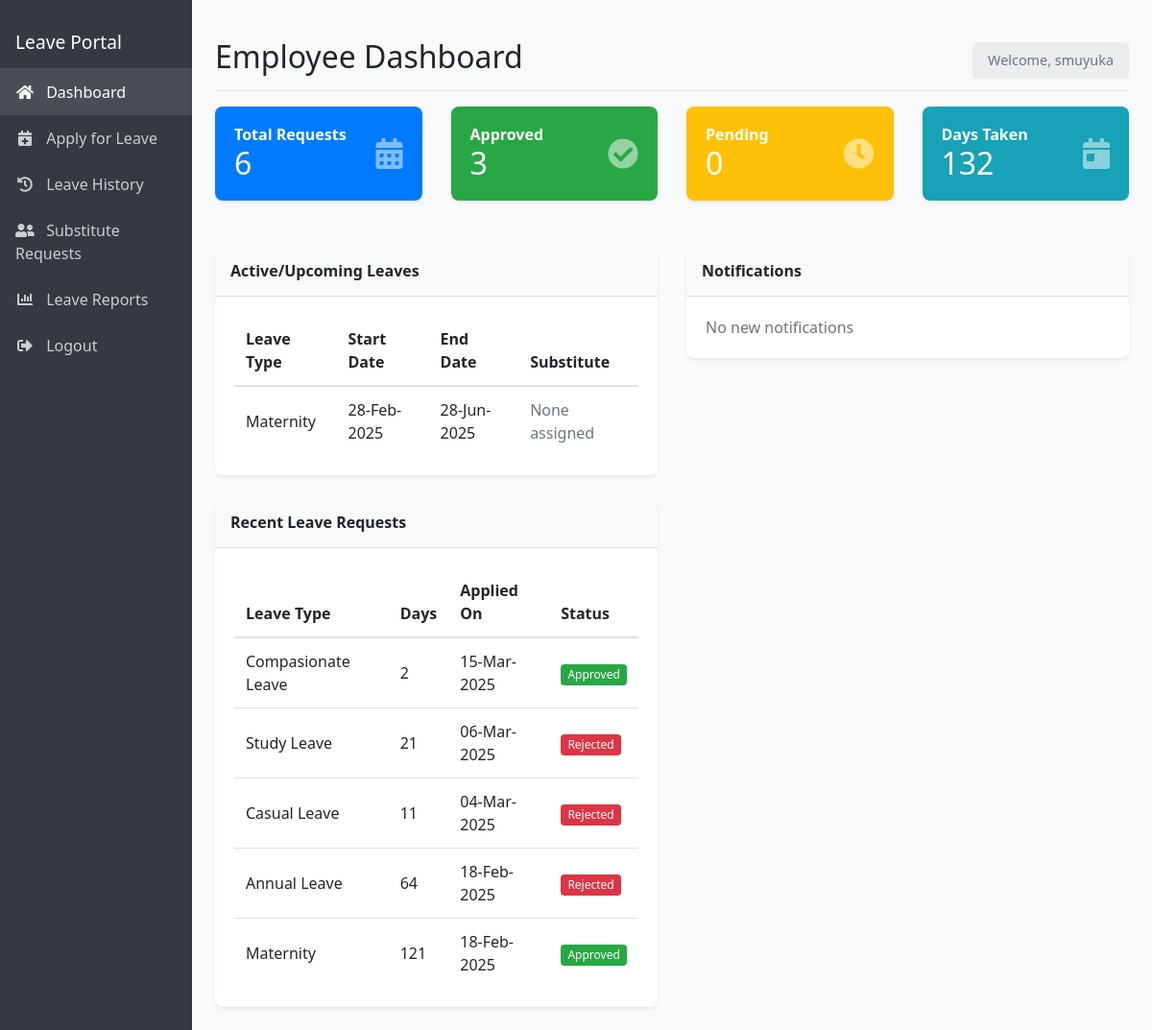
/employee/dashboard.php (signed in), run on the app's committed database.
### tables this page shows
CREATE TABLE `leave_requests` (
  `RequestID` int(11) NOT NULL,
  `UserID` int(11) NOT NULL,
  `LeaveTypeID` int(11) NOT NULL,
  `StartDate` date NOT NULL,
  `EndDate` date NOT NULL,
  `Reason` text NOT NULL,
  `Status` enum('Pending','Approved','Rejected') DEFAULT 'Pending',
  `AppliedOn` timestamp NOT NULL DEFAULT current_timestamp(),
  `ProcessedBy` varchar(255) DEFAULT NULL,
  `ProcessedDate` timestamp NULL DEFAULT NULL,
  `RejectionReason` text DEFAULT NULL
);

CREATE TABLE `leave_types` (
  `LeaveTypeID` int(11) NOT NULL,
  `LeaveName` varchar(50) NOT NULL,
  `Description` text DEFAULT NULL,
  `MaxDays` int(11) NOT NULL,
  `Status` tinyint(1) DEFAULT 1
);

### employee/dashboard.php (the view, shortened to what this page needs)
<?php
include "../includes/dbconnect.php";
$userID = $_SESSION['UserID'];
$username = $_SESSION['Username'];
$year = date('Y');
$statsQuery = "SELECT
    COUNT(*) as total_requests,
    SUM(CASE WHEN Status = 'Approved' THEN 1 ELSE 0 END) as approved_requests,
    SUM(CASE WHEN Status = 'Rejected' THEN 1 ELSE 0 END) as rejected_requests,
    SUM(CASE WHEN Status = 'Pending' THEN 1 ELSE 0 END) as pending_requests,
    SUM(CASE
        WHEN Status = 'Approved' THEN DATEDIFF(EndDate, StartDate) + 1
        ELSE 0
    END) as total_days_taken
FROM leave_requests
WHERE UserID = $userID AND YEAR(StartDate) = $year";
$statsResult = mysqli_query($conn, $statsQuery);
$stats = mysqli_fetch_assoc($statsResult);
$recentRequestsQuery = "SELECT lr.*, lt.LeaveName,
                              DATEDIFF(lr.EndDate, lr.StartDate) + 1 as days
                       FROM leave_requests lr
                       JOIN leave_types lt ON lr.LeaveTypeID = lt.LeaveTypeID
                       WHERE lr.UserID = $userID
                       ORDER BY lr.AppliedOn DESC
                       LIMIT 5";
$recentRequests = mysqli_query($conn, $recentRequestsQuery);
$notificationsQuery = "SELECT * FROM notifications
                      WHERE UserID = $userID
                      ORDER BY CreatedAt DESC
                      LIMIT 5";
$notifications = mysqli_query($conn, $notificationsQuery);
$activeQuery = "SELECT lr.*, lt.LeaveName,
                       ls.Status as SubstituteStatus,
                       u.Fullnames as SubstituteName
                FROM leave_requests lr
                JOIN leave_types lt ON lr.LeaveTypeID = lt.LeaveTypeID
                LEFT JOIN leave_substitutes ls ON lr.RequestID = ls.RequestID
                LEFT JOIN users u ON ls.SubstituteID = u.UserID
                WHERE lr.UserID = $userID
                AND lr.Status = 'Approved'
                AND (
                    (CURRENT_DATE BETWEEN lr.StartDate AND lr.EndDate)
                    OR (lr.StartDate BETWEEN CURRENT_DATE AND DATE_ADD(CURRENT_DATE, INTERVAL 7 DAY))
                )
                ORDER BY lr.StartDate ASC";
$activeLeaves = mysqli_query($conn, $activeQuery);
?>
<!DOCTYPE html>
<html lang="en">
<head>
    <link rel="stylesheet" href="https://stackpath.bootstrapcdn.com/bootstrap/4.5.2/css/bootstrap.min.css">
    <link rel="stylesheet" href="https://cdnjs.cloudflare.com/ajax/libs/font-awesome/5.15.3/css/all.min.css">
    <link rel="stylesheet" href="css/employee_dashboard.css">
</head>
<body>
    <div class="container-fluid">
        <div class="row">
            <nav class="col-md-2 d-none d-md-block bg-dark sidebar">
                <div class="sidebar-sticky">
                    <div class="sidebar-header">
                        <h3>Leave Portal</h3>
                    </div>
                    <ul class="nav flex-column">
                        <li class="nav-item">
                            <a class="nav-link active" href="dashboard.php">
                                <i class="fas fa-home"></i> Dashboard
                            </a>
                        </li>
                        <li class="nav-item">
                            <a class="nav-link" href="apply_leave.php">
                                <i class="fas fa-calendar-plus"></i> Apply for Leave
                            </a>
                        </li>
                        <li class="nav-item">
                            <a class="nav-link" href="leave_history.php">
                                <i class="fas fa-history"></i> Leave History
                            </a>
                        </li>
                        <li class="nav-item">
                            <a class="nav-link" href="substitute_requests.php">
                                <i class="fas fa-user-friends"></i> Substitute Requests
                            </a>
                        </li>
                        <li class="nav-item">
                            <a class="nav-link" href="leave_reports.php">
                                <i class="fas fa-chart-bar"></i> Leave Reports
                            </a>
                        </li>
                        <li class="nav-item">
                            <a class="nav-link" href="../logout.php">
                                <i class="fas fa-sign-out-alt"></i> Logout
                            </a>
                        </li>
                    </ul>
                </div>
            </nav>
            <main role="main" class="col-md-10 ml-sm-auto px-4">
                <div class="d-flex justify-content-between flex-wrap flex-md-nowrap align-items-center pt-3 pb-2 mb-3 border-bottom">
                    <h1 class="h2">Employee Dashboard</h1>
                    <div class="btn-toolbar mb-2 mb-md-0">
                        <div class="user-info">
                            Welcome, <?php echo htmlspecialchars($username); ?>
                        </div>
                    </div>
                </div>
                <div class="row mb-4">
                    <div class="col-md-3">
                        <div class="card bg-primary text-white">
                            <div class="card-body">
                                <div class="d-flex justify-content-between align-items-center">
                                    <div>
                                        <h6 class="card-title">Total Requests</h6>
                                        <h2 class="mb-0"><?php echo $stats['total_requests']; ?></h2>
                                    </div>
                                    <i class="fas fa-calendar-alt fa-2x"></i>
                                </div>
                            </div>
                        </div>
                    </div>
                    <div class="col-md-3">
                        <div class="card bg-success text-white">
                            <div class="card-body">
                                <div class="d-flex justify-content-between align-items-center">
                                    <div>
                                        <h6 class="card-title">Approved</h6>
                                        <h2 class="mb-0"><?php echo $stats['approved_requests']; ?></h2>
                                    </div>
                                    <i class="fas fa-check-circle fa-2x"></i>
                                </div>
                            </div>
                        </div>
                    </div>
                    <div class="col-md-3">
                        <div class="card bg-warning text-white">
                            <div class="card-body">
                                <div class="d-flex justify-content-between align-items-center">
                                    <div>
                                        <h6 class="card-title">Pending</h6>
                                        <h2 class="mb-0"><?php echo $stats['pending_requests']; ?></h2>
                                    </div>
                                    <i class="fas fa-clock fa-2x"></i>
                                </div>
                            </div>
                        </div>
                    </div>
                    <div class="col-md-3">
                        <div class="card bg-info text-white">
                            <div class="card-body">
                                <div class="d-flex justify-content-between align-items-center">
                                    <div>
                                        <h6 class="card-title">Days Taken</h6>
                                        <h2 class="mb-0"><?php echo $stats['total_days_taken']; ?></h2>
                                    </div>
                                    <i class="fas fa-calendar-day fa-2x"></i>
                                </div>
                            </div>
                        </div>
                    </div>
                </div>
                <div class="row">
                    <div class="col-md-6">
                        <div class="card mb-4">
                            <div class="card-header">
                                <h5 class="card-title mb-0">Active/Upcoming Leaves</h5>
                            </div>
                            <div class="card-body">
                                <?php if (mysqli_num_rows($activeLeaves) > 0): ?>
                                    <div class="table-responsive">
                                        <table class="table">
                                            <thead>
                                                <tr>
                                                    <th>Leave Type</th>
                                                    <th>Start Date</th>
                                                    <th>End Date</th>
                                                    <th>Substitute</th>
                                                </tr>
                                            </thead>
                                            <tbody>
                                                <?php while ($leave = mysqli_fetch_assoc($activeLeaves)): ?>
                                                <tr>
                                                    <td><?php echo htmlspecialchars($leave['LeaveName']); ?></td>
                                                    <td><?php echo date('d-M-Y', strtotime($leave['StartDate'])); ?></td>
                                                    <td><?php echo date('d-M-Y', strtotime($leave['EndDate'])); ?></td>
                                                    <td>
                                                        <?php if ($leave['SubstituteName']): ?>
                                                            <?php echo htmlspecialchars($leave['SubstituteName']); ?>
                                                            <span class="badge badge-<?php echo $leave['SubstituteStatus'] == 'Accepted' ? 'success' : 'warning'; ?>">
                                                                <?php echo $leave['SubstituteStatus']; ?>
                                                            </span>
                                                        <?php else: ?>
                                                            <span class="text-muted">None assigned</span>
                                                        <?php endif; ?>
                                                    </td>
                                                </tr>
                                                <?php endwhile; ?>
                                            </tbody>
                                        </table>
                                    </div>
                                <?php else: ?>
                                    <p class="text-muted mb-0">No active or upcoming leaves</p>
                                <?php endif; ?>
                            </div>
                        </div>
                        <div class="card">
                            <div class="card-header">
                                <h5 class="card-title mb-0">Recent Leave Requests</h5>
                            </div>
                            <div class="card-body">
                                <?php if (mysqli_num_rows($recentRequests) > 0): ?>
                                    <div class="table-responsive">
                                        <table class="table">
                                            <thead>
                                                <tr>
                                                    <th>Leave Type</th>
                                                    <th>Days</th>
                                                    <th>Applied On</th>
                                                    <th>Status</th>
                                                </tr>
                                            </thead>
                                            <tbody>
                                                <?php while ($request = mysqli_fetch_assoc($recentRequests)): ?>
                                                <tr>
                                                    <td><?php echo htmlspecialchars($request['LeaveName']); ?></td>
                                                    <td><?php echo $request['days']; ?></td>
                                                    <td><?php echo date('d-M-Y', strtotime($request['AppliedOn'])); ?></td>
                                                    <td>
                                                        <span class="badge badge-<?php
                                                            echo $request['Status'] == 'Approved' ? 'success' :
                                                                ($request['Status'] == 'Rejected' ? 'danger' : 'warning');
                                                        ?>">
                                                            <?php echo $request['Status']; ?>
                                                        </span>
                                                    </td>
                                                </tr>
                                                <?php endwhile; ?>
                                            </tbody>
                                        </table>
                                    </div>
                                <?php else: ?>
                                    <p class="text-muted mb-0">No recent leave requests</p>
                                <?php endif; ?>
                            </div>
                        </div>
                    </div>
                    <div class="col-md-6">
                        <div class="card">
                            <div class="card-header">
                                <h5 class="card-title mb-0">Notifications</h5>
                            </div>
                            <div class="card-body">
                                <?php if (mysqli_num_rows($notifications) > 0): ?>
                                    <div class="notifications-list">
                                        <?php while ($notif = mysqli_fetch_assoc($notifications)): ?>
                                        <div class="notification-item">
                                            <div class="notification-icon">
                                                <i class="fas <?php
                                                    echo $notif['Type'] == 'leave_status' ? 'fa-clipboard-check' :
                                                        ($notif['Type'] == 'substitute_response' ? 'fa-user-friends' : 'fa-bell');
                                                ?>"></i>
                                            </div>
                                            <div class="notification-content">
                                                <p><?php echo htmlspecialchars($notif['Message']); ?></p>
                                                <small class="text-muted">
                                                    <?php echo date('d-M-Y H:i', strtotime($notif['CreatedAt'])); ?>
                                                </small>
                                            </div>
                                        </div>
                                        <?php endwhile; ?>
                                    </div>
                                <?php else: ?>
                                    <p class="text-muted mb-0">No new notifications</p>
                                <?php endif; ?>
                            </div>
                        </div>
                    </div>
                </div>
            </main>
        </div>
    </div>
</body>
</html>

### data on the page
leave_requests: LeaveTypeID.LeaveName "Maternity", StartDate "28-Feb-2025", EndDate "28-Jun-2025", days "121", AppliedOn "18-Feb-2025", Status "Approved"
leave_requests: LeaveTypeID.LeaveName "Compasionate Leave", days "2", AppliedOn "15-Mar-2025", Status "Approved"
leave_requests: LeaveTypeID.LeaveName "Study Leave", days "21", AppliedOn "06-Mar-2025", Status "Rejected"
leave_requests: LeaveTypeID.LeaveName "Casual Leave", days "11", AppliedOn "04-Mar-2025", Status "Rejected"
leave_requests: LeaveTypeID.LeaveName "Annual Leave", days "64", AppliedOn "18-Feb-2025", Status "Rejected"

### other printed values
$username "smuyuka"
$stats['total_requests'] "6"
$stats['approved_requests'] "3"
$stats['pending_requests'] "0"
$stats['total_days_taken'] "132"
